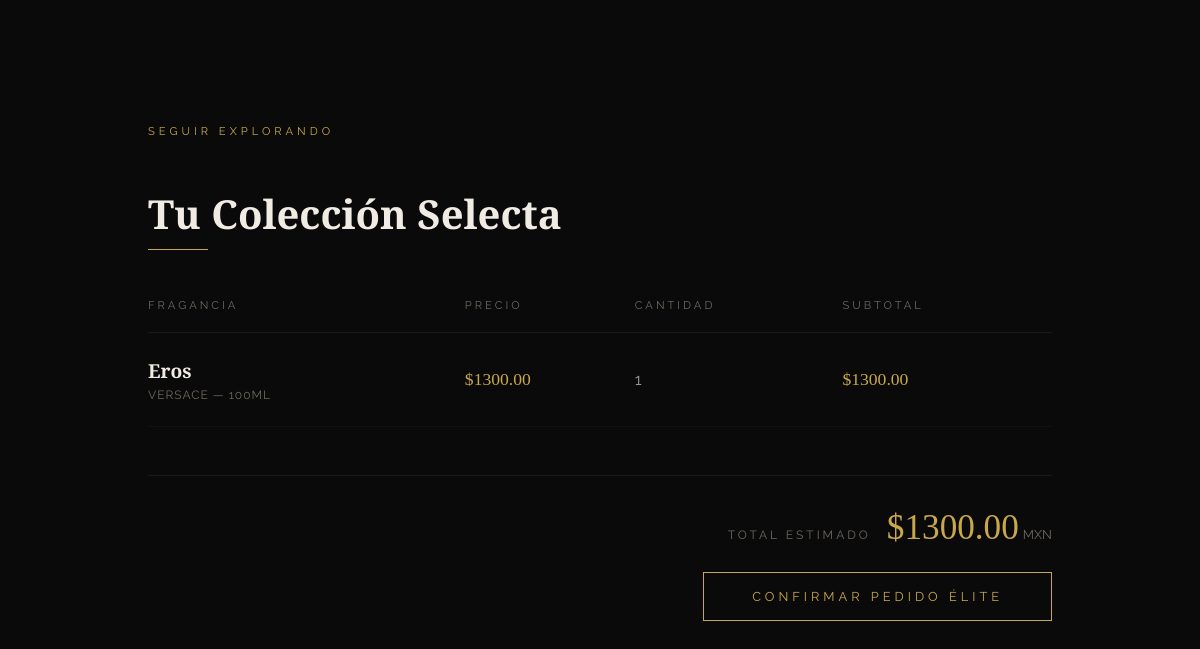
Page /perfumes/carrito/ (signed in) on the committed database.
### perfumes/models.py (models this page shows, shortened)
class CarritoItem(models.Model):
    id = models.UUIDField(primary_key=True, default=uuid.uuid4, editable=False)
    carrito = models.ForeignKey(
        Carrito,
        on_delete=models.CASCADE,
        related_name='items'
    )
    perfume = models.ForeignKey(
        Perfume,
        on_delete=models.CASCADE,
        related_name='carrito_items'
    )
    cantidad = models.PositiveIntegerField(default=1)
    class Meta:
        unique_together = ('carrito', 'perfume')
    @property
    def subtotal(self):
        return self.perfume.precio * self.cantidad

class Perfume(models.Model):
    GENERO_CHOICES = [
        ('H', 'Hombre'),
        ('M', 'Mujer'),
        ('U', 'Unisex'),
    ]
    CATEGORIA_CHOICES = [
        ('D', 'Disenador'),
        ('A', 'Arabe'),
        ('N', 'Nicho'),
    ]
    id = models.UUIDField(primary_key=True, default=uuid.uuid4, editable=False)
    nombre = models.CharField(max_length=200)
    marca = models.ForeignKey(
        Marca,
        on_delete=models.CASCADE,
        related_name='perfumes'
    )
    precio = models.DecimalField(max_digits=8, decimal_places=2)
    stock = models.PositiveIntegerField(default=0)
    ml = models.IntegerField(help_text="Mililitros")
    genero = models.CharField(max_length=1, choices=GENERO_CHOICES)
    categoria = models.CharField(max_length=1, choices=CATEGORIA_CHOICES, default='D')
    notas_olfativas = models.TextField(blank=True)
    en_stock = models.BooleanField(default=True)
    imagen_url = models.URLField(max_length=500, blank=True, null=True)
    imagen = models.ImageField(upload_to='perfumes/', blank=True, null=True)
    created_at = models.DateTimeField(auto_now_add=True)

class Marca(models.Model):
    id = models.UUIDField(primary_key=True, default=uuid.uuid4, editable=False)
    nombre = models.CharField(max_length=100)
    pais_origen = models.CharField(max_length=100)
    def __str__(self):
        return self.nombre

class Carrito(models.Model):
    id = models.UUIDField(primary_key=True, default=uuid.uuid4, editable=False)
    user = models.ForeignKey(
        User,
        on_delete=models.CASCADE,
        related_name='carritos'
    )
    created_at = models.DateTimeField(auto_now_add=True)
    @property
    def total(self):
        return sum(item.subtotal for item in self.items.all())

### perfumes/views.py (the view)
# urls.py: path('carrito/', views.ver_carrito, name='ver_carrito'),
@login_required
def ver_carrito(request):
    carrito, _ = Carrito.objects.get_or_create(user=request.user)
    return render(request, 'perfumes/carrito.html', {
        'carrito': carrito
    })

### perfumes/templates/perfumes/carrito.html (shortened to what this page needs)
<!DOCTYPE html>
<html lang="es">
<head>
</head>
<body>
  <div class="carrito-container">
    <a href="{% url 'lista_perfumes' %}" class="volver">Seguir explorando</a>
    <h1>Tu Colección Selecta</h1>
    <div class="linea-oro"></div>
    {% if carrito.items.all %}
      <table class="tabla-carrito">
        <thead>
          <tr>
            <th>Fragancia</th>
            <th>Precio</th>
            <th>Cantidad</th>
            <th>Subtotal</th>
          </tr>
        </thead>
        <tbody>
          {% for item in carrito.items.all %}
            <tr>
              <td>
                <div class="item-info">
                  <h3>{{ item.perfume.nombre }}</h3>
                  <p>{{ item.perfume.marca }} — {{ item.perfume.ml }}ml</p>
                </div>
              </td>
              <td><span class="precio-item">${{ item.perfume.precio }}</span></td>
              <td><span class="cantidad-item">{{ item.cantidad }}</span></td>
              <td><span class="subtotal-item">${{ item.subtotal }}</span></td>
            </tr>
          {% endfor %}
        </tbody>
      </table>
      <div class="resumen-carrito">
        <div class="total-bloque">
          <p class="total-label">Total estimado</p>
          <p class="total-precio">${{ carrito.total }}<span>MXN</span></p>
        </div>
        <a href="#" class="btn-pedido">Confirmar Pedido Élite</a>
      </div>
    {% else %}
      <p class="carrito-vacio">No has añadido ninguna fragancia a tu carrito todavía.</p>
    {% endif %}
  </div>
</body>
</html>

### perfumes/templates/perfumes/carrito.html (style rules this page uses)
* { margin: 0; padding: 0; box-sizing: border-box; }
body { font-family: 'Raleway', sans-serif; background: #0a0a0a; color: #f0ece4; min-height: 100vh; }
.carrito-container { max-width: 1000px; margin: 0 auto; padding: 120px 48px 80px; }
.volver { display: inline-block; font-size: 0.7rem; letter-spacing: 4px; text-transform: uppercase; color: #c9a84c; text-decoration: none; margin-bottom: 48px; transition: opacity 0.3s; }
h1 { font-family: 'Playfair Display', serif; font-size: 2.5rem; color: #f0ece4; margin-bottom: 8px; }
.linea-oro { width: 60px; height: 1px; background: #c9a84c; margin-bottom: 48px; }
.tabla-carrito { width: 100%; border-collapse: collapse; margin-bottom: 48px; }
.tabla-carrito th { font-size: 0.7rem; letter-spacing: 3px; text-transform: uppercase; color: #6e6860; text-align: left; padding-bottom: 20px; border-bottom: 1px solid #1a1a1a; font-weight: 400; }
.tabla-carrito td { padding: 24px 0; border-bottom: 1px solid #111; vertical-align: center; }
.item-info h3 { font-family: 'Playfair Display', serif; font-size: 1.2rem; color: #f0ece4; margin-bottom: 4px; }
.item-info p { font-size: 0.75rem; color: #6e6860; letter-spacing: 1px; text-transform: uppercase; }
.precio-item, .subtotal-item { font-family: 'Playfair Display', serif; font-size: 1.1rem; color: #c9a84c; }
.cantidad-item { font-size: 1rem; color: #9e9890; }
.resumen-carrito { display: flex; flex-direction: column; align-items: flex-end; gap: 24px; border-top: 1px solid #1a1a1a; padding-top: 32px; }
.total-bloque { display: flex; align-items: baseline; gap: 16px; }
.total-label { font-size: 0.75rem; letter-spacing: 3px; text-transform: uppercase; color: #6e6860; }
.total-precio { font-family: 'Playfair Display', serif; font-size: 2.2rem; color: #c9a84c; }
.total-precio span { font-family: 'Raleway', sans-serif; font-size: 0.8rem; color: #6e6860; margin-left: 4px; }
.btn-pedido { display: inline-block; padding: 16px 48px; border: 1px solid #c9a84c; color: #c9a84c; text-decoration: none; font-size: 0.8rem; letter-spacing: 4px; text-transform: uppercase; transition: all 0.3s ease; }

### rows in the picture
CarritoItem: perfume.nombre "Eros", perfume.marca "VERSACE", perfume.ml "100", perfume.precio "1300.00", cantidad "1", subtotal "1300.00"
Carrito: total "1300.00"
